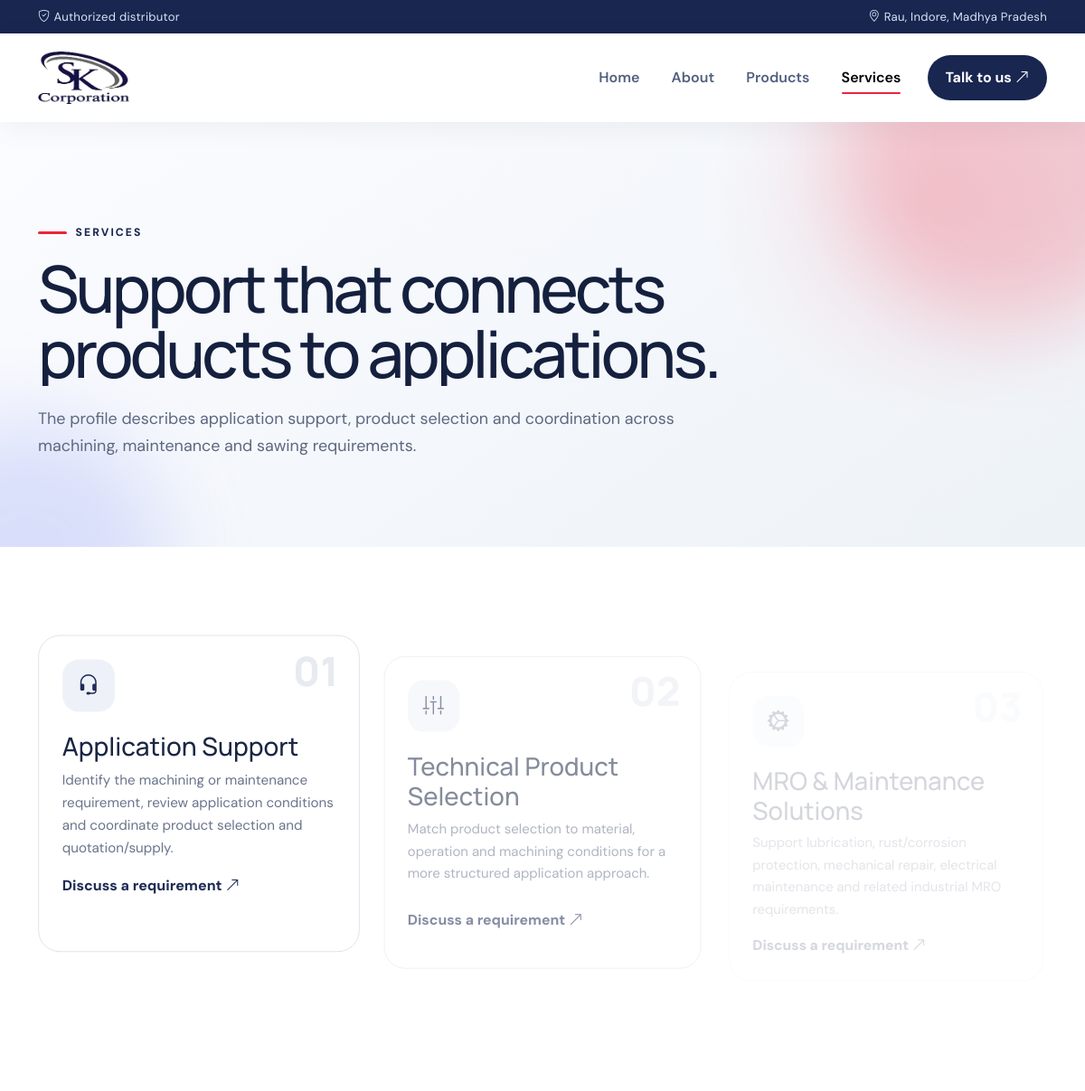
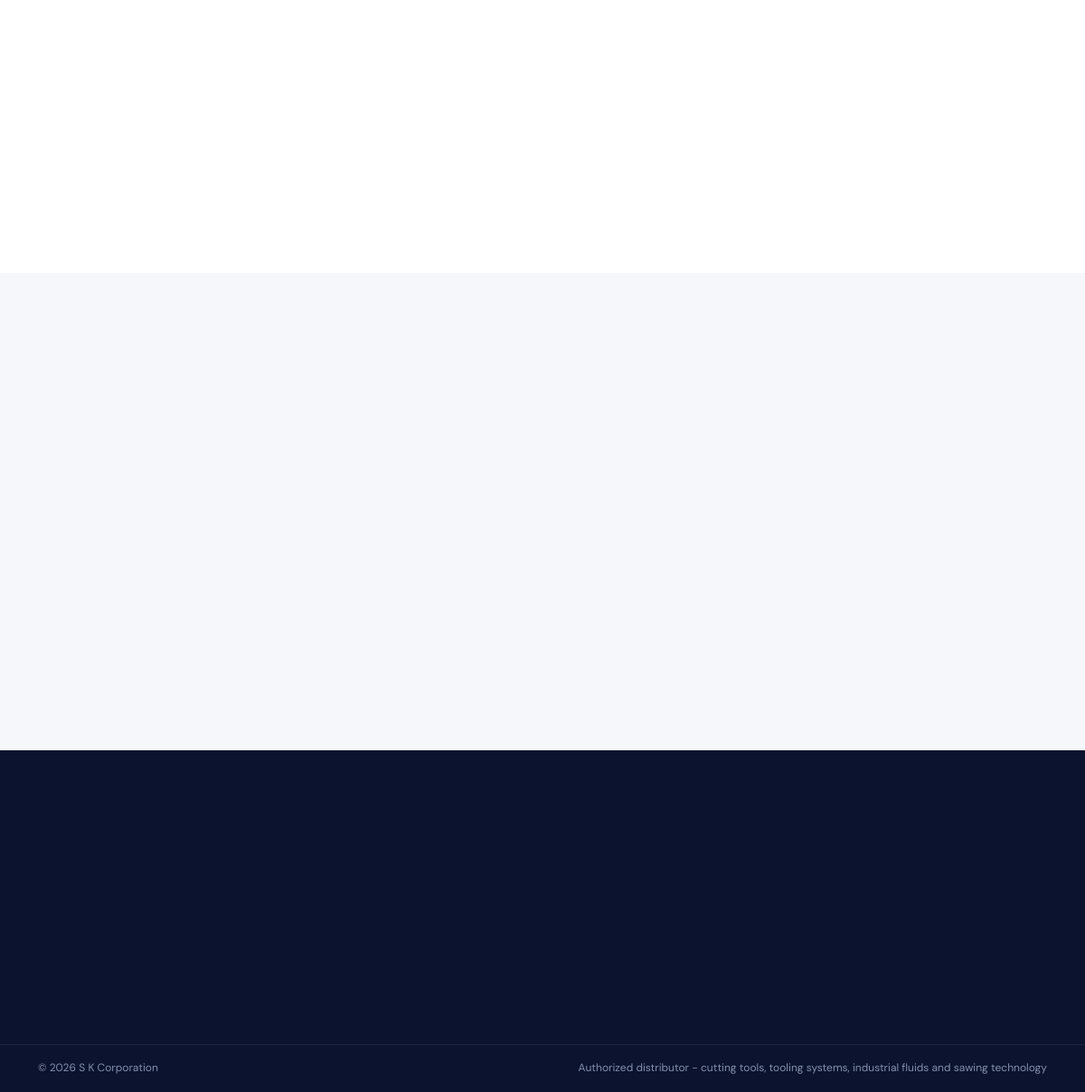
Page /services/ on the committed database (2 pictures, top to bottom).
### home/models.py (models this page shows, shortened)
class Service(models.Model):
    title = models.CharField(max_length=160)
    description = models.TextField()
    icon = models.CharField(max_length=50, default="bi-stars")
    order = models.PositiveIntegerField(default=0)
    class Meta:
        ordering = ["order", "title"]

### home/views.py (the view)
# urls.py: path("services/", views.services, name="services"),
def services(request):
    return render(request, "home/services.html", {"services": Service.objects.all()})

### templates/home/services.html (shortened to what this page needs)
{% extends "base.html" %}
{% load static %}
{% block content %}
<section class="page-hero"><div class="hero-orb o1"></div><div class="hero-orb o2"></div><div class="container"><div class="eyebrow reveal"><span></span> Services</div><h1 class="page-title reveal delay-1">Support that connects products to applications.</h1><p class="page-lead reveal delay-2">The profile describes application support, product selection and coordination across machining, maintenance and sawing requirements.</p></div></section>
<section class="section-pad"><div class="container"><div class="row g-4">{% for service in services %}<div class="col-md-6 col-lg-4 reveal"><div class="service-card"><div class="service-icon"><i class="bi {{ service.icon }}"></i></div><div class="service-number">{{ forloop.counter|stringformat:"02d" }}</div><h3>{{ service.title }}</h3><p>{{ service.description }}</p><a href="{% url 'home:contact' %}" class="text-link dark">Discuss a requirement <i class="bi bi-arrow-up-right"></i></a></div></div>{% endfor %}</div></div></section>
<section class="soft-section section-pad"><div class="container"><div class="row align-items-center g-5"></div></div></section>
{% endblock %}

### static/css/site.css (style rules this page uses)
:root { --navy: #182650; --navy-2: #0e1838; --ink: #14203e; --muted: #657089; --line: #dde2ea; --soft: #f5f7fa; --red: #ef233c; --red-dark: #d91932; --white: #ffffff; --shadow: 0 20px 55px rgba(24, 38, 80, .10); --radius: 22px; }
* { box-sizing: border-box }
html { scroll-behavior: smooth }
body { font-family: "DM Sans", sans-serif; color: var(--ink); background: #fff; line-height: 1.65; overflow-x: hidden }
h1, h2, h3, h4, h5, h6, .navbar-brand { font-family: "Manrope", sans-serif }
a { text-decoration: none; color: inherit }
.eyebrow { display: flex; align-items: center; gap: .6rem; font-weight: 800; text-transform: uppercase; letter-spacing: .17em; font-size: .76rem; color: var(--navy); margin-bottom: 1rem }
.eyebrow span { display: block; width: 32px; height: 3px; background: var(--red); border-radius: 999px }
.section-pad { padding: 6rem 0 }
.soft-section { background: var(--soft) }
.text-link { font-weight: 800; color: #fff; white-space: nowrap }
.text-link.dark { color: var(--navy) }
.page-hero { padding: 7rem 0 5rem; background: radial-gradient(circle at 85% 20%, rgba(239, 35, 60, .08), transparent 22%), linear-gradient(145deg, #fbfcff, #edf2f7) }
.page-title { font-size: clamp(3rem, 6vw, 5.5rem); line-height: 1; letter-spacing: -.05em; max-width: 900px }
.page-lead { max-width: 780px; color: #5d6880; font-size: 1.12rem; margin-top: 1.4rem }
.service-card { height: 100%; border: 1px solid var(--line); border-radius: 24px; padding: 1.6rem; background: #fff; position: relative; transition: .35s }
.service-icon { width: 58px; height: 58px; border-radius: 18px; background: #eef2f8; display: grid; place-items: center; color: var(--navy); font-size: 1.5rem }
.service-number { position: absolute; right: 1.4rem; top: 1rem; color: #e7eaf0; font: 800 2.8rem/1 "Manrope" }
.service-card h3 { margin-top: 1.4rem }
.service-card p { color: var(--muted); font-size: .95rem; min-height: 86px }
.reveal { opacity: 0; transform: translateY(25px); transition: opacity .75s ease, transform .75s ease }
.reveal.in-view { opacity: 1; transform: none }
.delay-1 { transition-delay: .08s }
.delay-2 { transition-delay: .16s }

### static/css/motion.css (style rules this page uses)
html { scroll-behavior: auto; }
.hero-orb { position: absolute; border-radius: 50%; filter: blur(46px); z-index: 0; pointer-events: none; will-change: transform; }
.hero-orb.o1 { width: 460px; height: 460px; background: rgba(239, 35, 60, .20); right: -120px; top: -140px }
.hero-orb.o2 { width: 380px; height: 380px; background: rgba(126, 143, 245, .24); left: -130px; bottom: -150px }
html.gsap-ready .reveal { opacity: 0; transform: none; transition: none }
html.gsap-ready .reveal.in-view { opacity: 1 }
.page-hero { position: relative; overflow: hidden; isolation: isolate }
.page-hero .container { position: relative; z-index: 2 }
.page-hero .hero-orb.o1 { width: 380px; height: 380px; top: -160px; right: -110px }
.page-hero .hero-orb.o2 { width: 300px; height: 300px; bottom: -160px; left: -120px }

### rows in the picture
Service: title "Application Support", description "Identify the machining or maintenance requirement, review application conditions and coordinate product selection and quotation/supply."
Service: title "Technical Product Selection", description "Match product selection to material, operation and machining conditions for a more structured application approach."
Service: title "MRO & Maintenance Solutions", description "Support lubrication, rust/corrosion protection, mechanical repair, electrical maintenance and related industrial MRO requirements."
